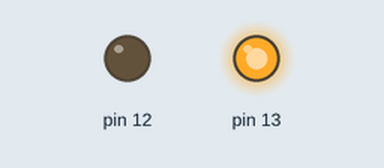
Simulated run of this sketch. Board: Arduino Uno, built with avr-gcc and run on an emulated ATmega328P. Shown: output pins drawn as LEDs (lit = HIGH).

Above: at 0.5 s.
At 2.5 s:
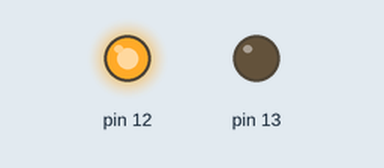
At 3.5 s:
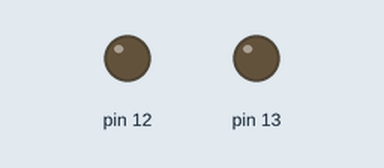
Timing chart, 0 to 5.2 s (numbered marks = the images above):
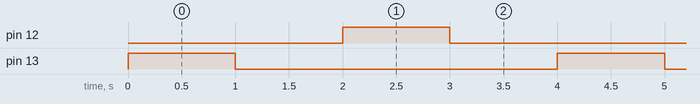

The sketch:

1_Lampje.ino
```cpp
void setup() {
  // put your setup code here, to run once:
pinMode(13, OUTPUT);
pinMode(12, OUTPUT);
}

void loop() {
  // put your main code here, to run repeatedly:
digitalWrite(13, HIGH);
delay(1000);
digitalWrite(13, LOW);
delay(1000);

digitalWrite(12,HIGH);
delay(1000);
digitalWrite(12, LOW);
delay(1000);
}
```

Measured:
- by itself, pin 12, pin 13: alternates HIGH for 1.0 s and LOW for 3.0 s
- by itself, everything shown: repeats every 4.0 s, in 4 steps
